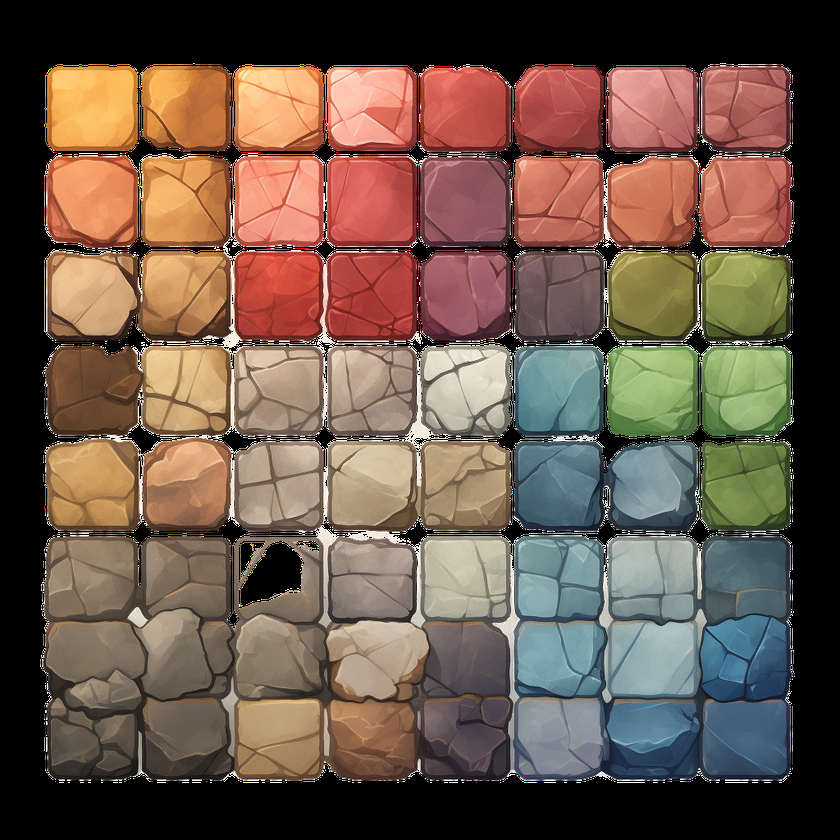
#> input picture client/assets/tiles.png, 840 x 840 px, shrunk from 1024 x 1024 before the run, found by its file name
$ jupyter execute atlaser.ipynb
#> lines starting #> are read from the running program, lines starting #| are printed output that depends on the picture; after the words box and inside, x2 and y2 are one past the last pixel; in counts of white or black regions, pixels touching at a corner belong together
[cell 1]
# %pip install opencv-python-headless

[cell 2]
import cv2
import json
import sys
import numpy as np

[cell 3]
image_path = "/Users/jerome/Code/legion/client/assets/tiles.png"
new_json_file_path = "/Users/jerome/Code/legion/client/assets/tiles2.json"
json_file = "/Users/jerome/Code/legion/client/assets/tiles.json"
debug_image_path = "/Users/jerome/Code/legion/client/assets/tiles_debug.png"
transparent_image_path = "/Users/jerome/Code/legion/client/assets/tiles_tp.png"

[cell 4]
# Image file path

# Read the image
image = cv2.imread(image_path)
#> image is the input picture: shape (840, 840, 3); mean B, G, R 73.5, 86.7, 106.9
if image is None:
    sys.exit("Could not read the image.")

# Convert image to grayscale
gray = cv2.cvtColor(image, cv2.COLOR_BGR2GRAY)
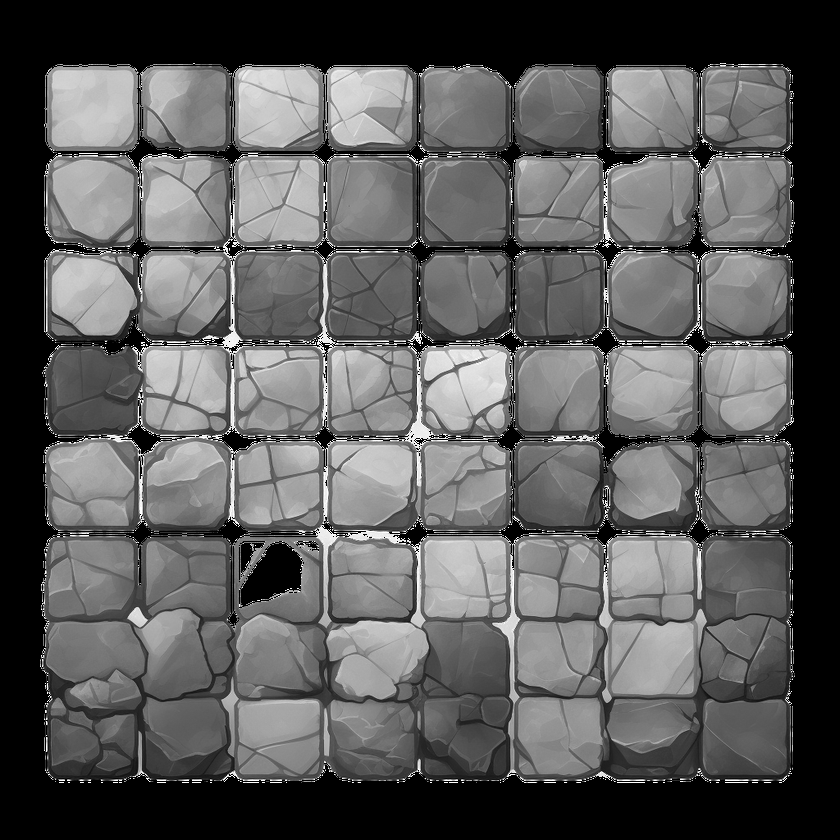
#> gray: shape (840, 840); min 0, max 255, mean 91.2

# Thresholding the image
_, thresh = cv2.threshold(gray, 200, 255, cv2.THRESH_BINARY_INV)
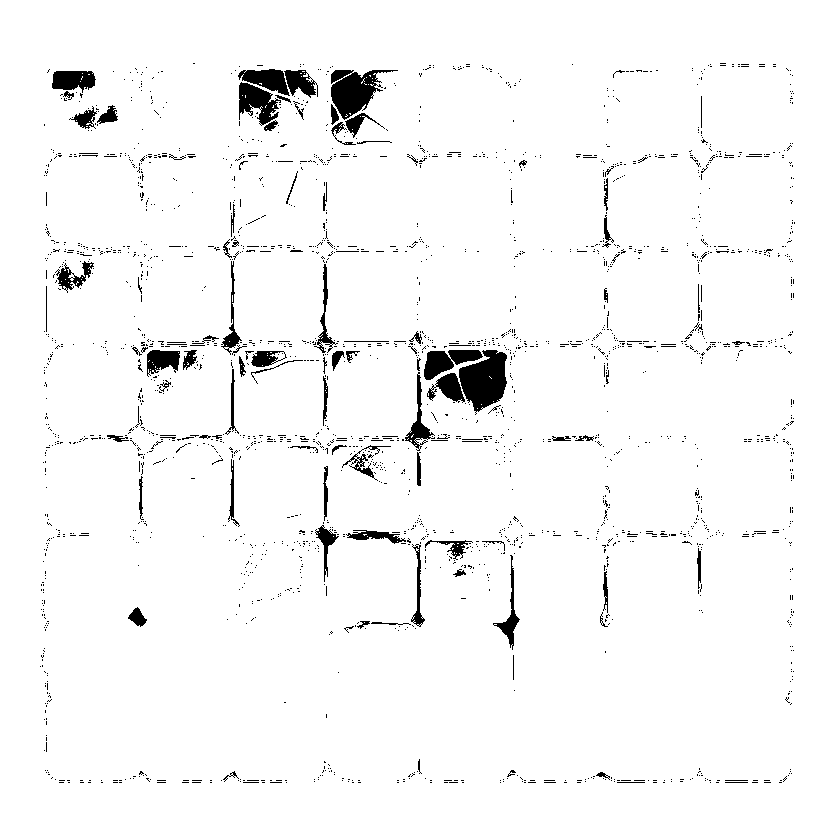
#> thresh: shape (840, 840); 96.6% white; 2307 black regions (2205 under 20 px), largest, box (x1, y1, x2, y2) and area: (459, 350, 507, 415) 1997, (331, 70, 398, 120) 1678, (239, 82, 281, 126) 999

# Finding contours in the image
contours, _ = cv2.findContours(thresh, cv2.RETR_EXTERNAL, cv2.CHAIN_APPROX_SIMPLE)
#> contours = [[[0, 0], [0, 839], [839, 839], [839, 0]]]

# Initializing the JSON structure for Phaser 3 atlas
atlas_json = {
    "frames": {}
}

# Iterate over the found contours
for i, cnt in enumerate(contours):
    x, y, w, h = cv2.boundingRect(cnt)
    # Considering each contour where width and height are more than 10, avoiding noise
    if w > 100 and h > 100:
        frame_name = f"element_{i}"
        atlas_json["frames"][frame_name] = {
            "frame": {"x": x, "y": y, "w": w, "h": h},
            "rotated": False,
            "trimmed": False,
            "spriteSourceSize": {"x": 0, "y": 0, "w": w, "h": h},
            "sourceSize": {"w": w, "h": h},
        }
        # Drawing a green rectangle around the detected square
        cv2.rectangle(image, (x, y), (x + w, y + h), (0, 255, 0), 2)
#> this loop made 1 pass
#> (cnt, x, y, w, h, frame_name) on pass 1: ([[0, 0], [0, 839], [839, 839], [839, 0]], 0, 0, 840, 840, 'element_0')
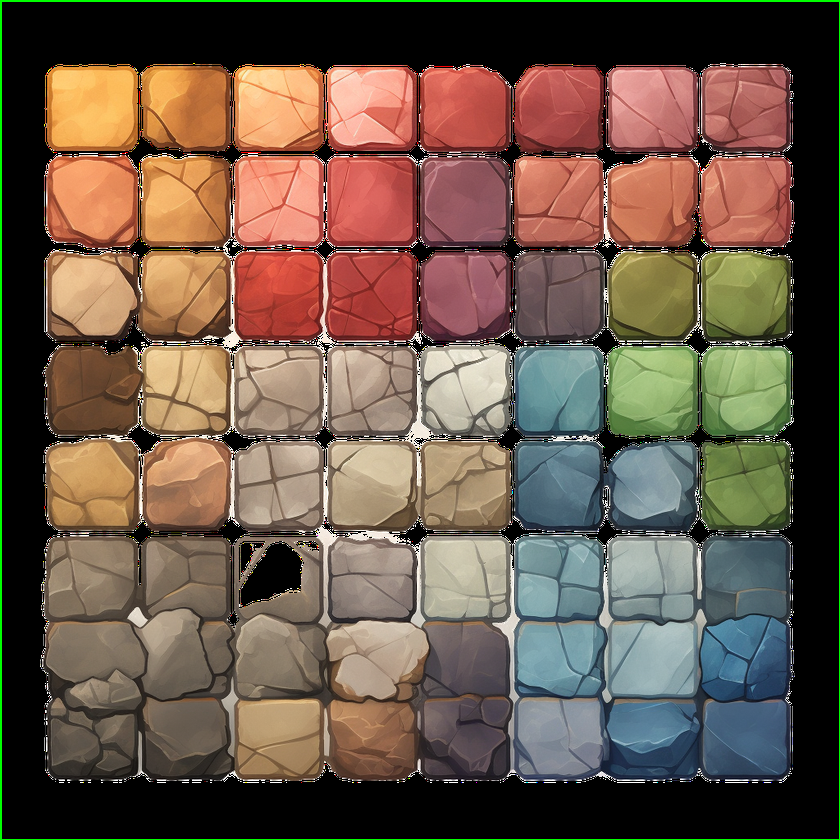
#> image: shape (840, 840, 3); 0.71% of pixels changed, all inside (x1, y1, x2, y2) = (0, 0, 840, 840)
#> after the loop, atlas_json = 1 item

# Writing JSON to a file
with open(json_file, 'w') as jf:
    json.dump(atlas_json, jf)

# Save the modified image
cv2.imwrite(debug_image_path, image)

print(f"JSON atlas generated at {json_file}")
print(f"Debug image with contours drawn is saved at {debug_image_path}")

[cell 5]
# Convert the image to the BGRA format
image_bgra = cv2.cvtColor(image, cv2.COLOR_BGR2BGRA)

# Define the white threshold
lower_white = np.array([220, 220, 220, 255])
upper_white = np.array([255, 255, 255, 255])

# Create a mask for the white background
white_mask = cv2.inRange(image_bgra, lower_white, upper_white)
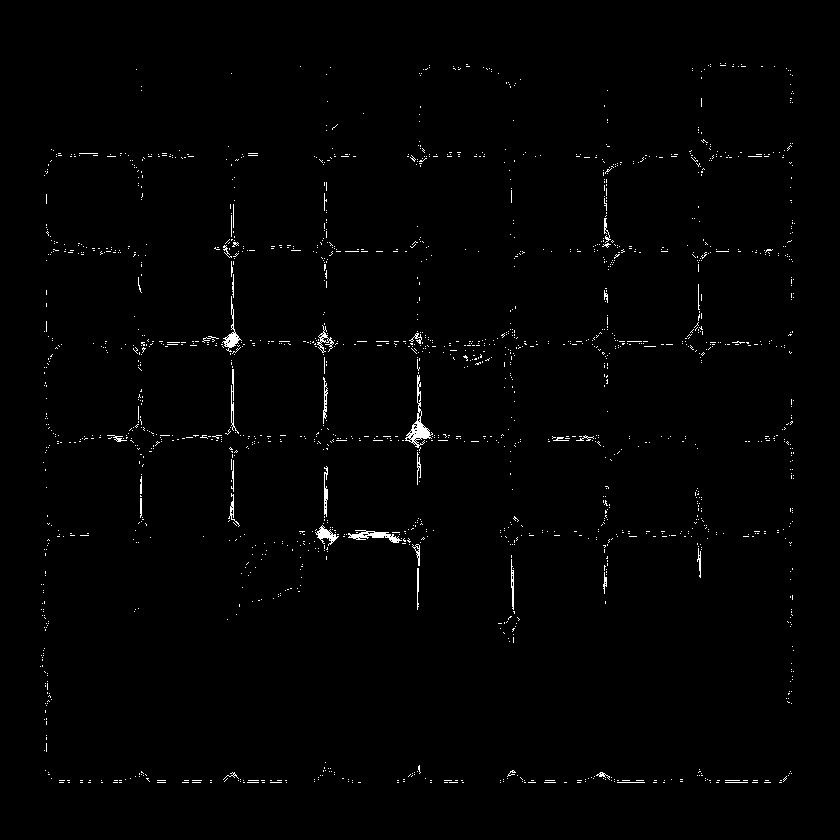
#> white_mask: shape (840, 840); 0.98% white in thin lines or dots, all inside (x1, y1, x2, y2) = (40, 63, 795, 783)

# Set the alpha channel to 0 where the white background is
image_bgra[white_mask == 255, 3] = 0
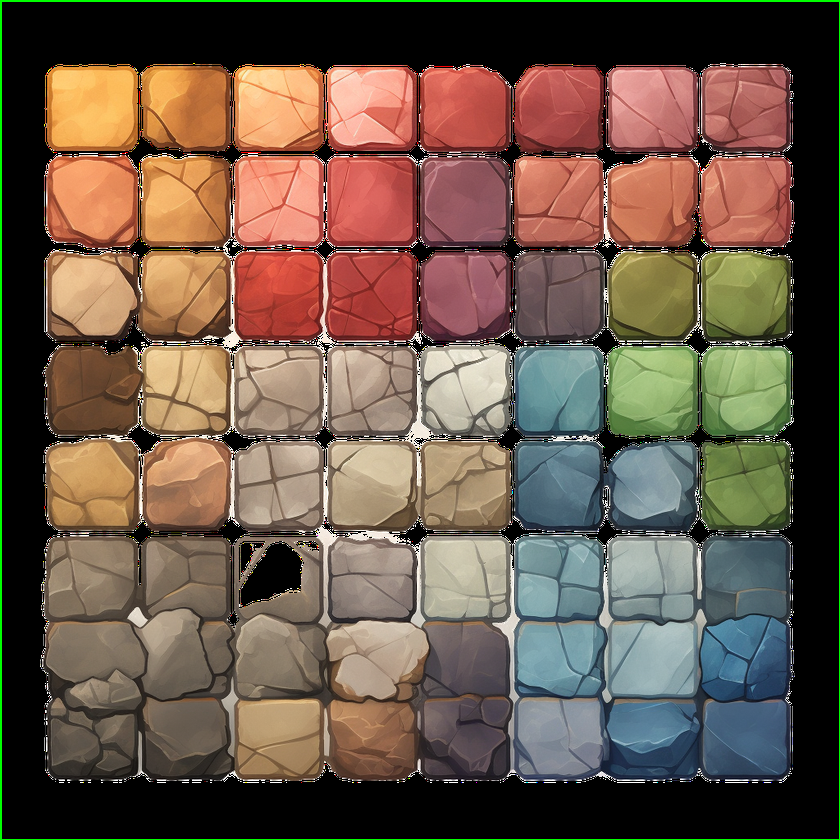
#> image_bgra: shape (840, 840, 4); mean B, G, R, A 73.5, 88.5, 106.9, 252.5

# Save the modified image
cv2.imwrite(transparent_image_path, image_bgra)

print(f"Image with transparent background is saved at {transparent_image_path}")

# Continue with the rest of the original script...

[cell 6]
import json

# Load the atlas JSON
json_file_path = json_file
with open(json_file_path, 'r') as f:
    atlas_json = json.load(f)

# Extract frames and sort them
frames = list(atlas_json['frames'].items())
frames.sort(key=lambda item: (item[1]['frame']['y'], item[1]['frame']['x']))

# Create a new ordered JSON object
new_atlas_json = {"frames": {}}

# Populate the new JSON object with sorted frames
for frame_name, frame_data in frames:
    new_atlas_json['frames'][frame_name] = frame_data

# Save the reordered atlas JSON
with open(new_json_file_path, 'w') as f:
    json.dump(new_atlas_json, f)

print(f"Reordered JSON atlas generated at {new_json_file_path}")
